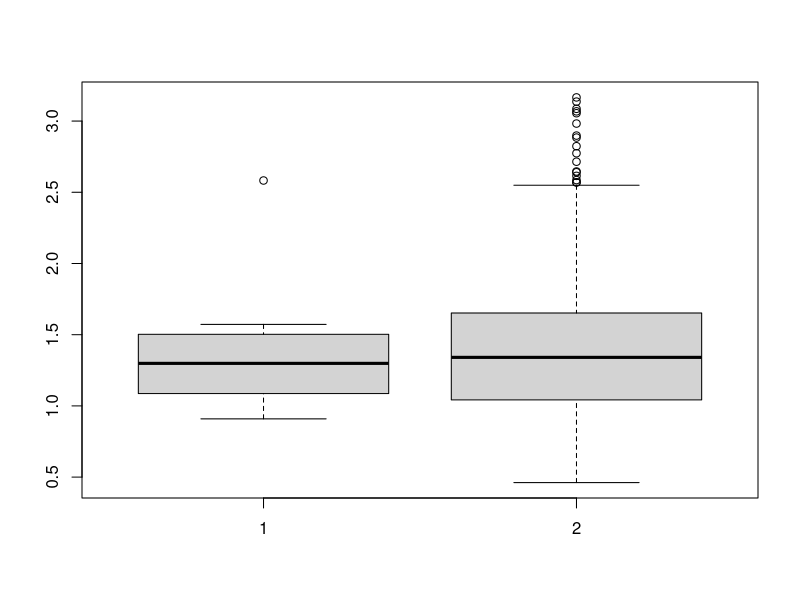
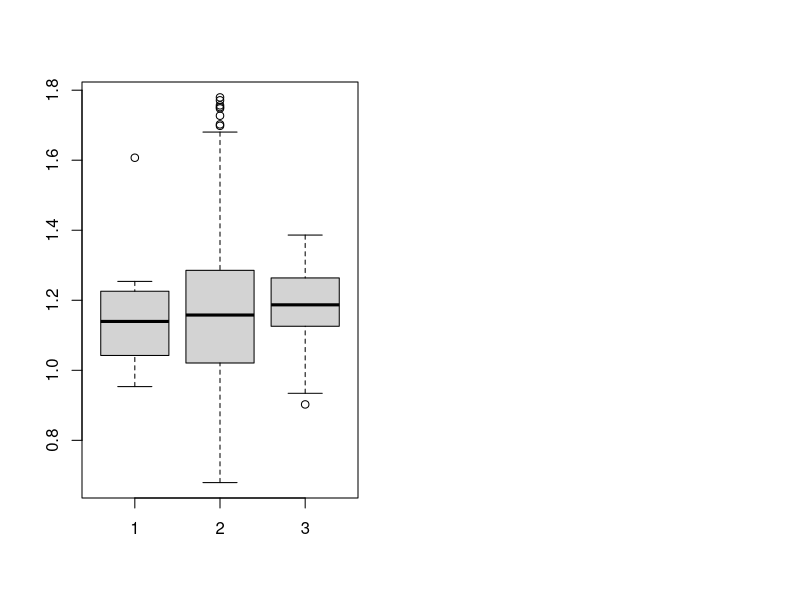

R code for these plots, in order:
library(MASS)
data("biopsy")

#K-fold cross-validation method: 
#1. We divide data into k (generally 10) equivocal, disjoint subsets, assigning 
#each observation to a set at random.
#2. Each subset will serve as a test set, a other observations as 
#the corresponding training set. 
#3. Instead of keeping observations in variables from the test set, 
#it's a good idea to keep the corresponding row numbers to get a training set easily.
#4. The cut function with the labels = FALSE attribute is useful here.

only.numeric <- sapply(biopsy, is.numeric)
dane_biopsy <- biopsy[, only.numeric]
dane_biopsy <- na.omit(dane_biopsy)

#K-fold cross-validation
podzial <- cut(1:nrow(dane_biopsy), 10, labels=F)
podzial <- sample(podzial)
bledy.kfold <- numeric(10) #keep estimated MSE
bledy.treningowe <- numeric(10) 

for(i in 1:10){
  train.set <- which(podzial != i)
  test.set <- which(podzial == i)
  cv.model <- lm(V2~., dane_biopsy[train.set,])
  cv.pred <- predict(cv.model, newdata=dane_biopsy[test.set,])
  
  bledy.kfold[i] <- mean((cv.pred-dane_biopsy[test.set,"V2"])^2)
  bledy.treningowe[i] <- mean((cv.model$residuals)^2)
}
bledy.kfold
bledy.treningowe

# Monte Carlo method cross-validation: 
#1. We create many (e.g. 1000) test sets, containing e.g. 1/10 of observations per set, 
#each time selecting a test set randomly (without returning).
#2. As in the previous method, each test set corresponds to a training set composed of the others
#observations.

bledy.MC <- numeric(1000) #keep estimated MSE
bledy.treningowe <- numeric(1000) 

for(i in 1:1000){
  podzial = sample(1:nrow(dane_biopsy), round(nrow(dane_biopsy)/10))
  train.set <- (1:nrow(dane_biopsy))[-podzial]
  test.set <- podzial
  cv.model <- lm(V2~., dane_biopsy, subset=train.set)
  cv.pred <- predict(cv.model, newdata=dane_biopsy[test.set,])
  
  bledy.MC[i] <- mean((cv.pred - dane_biopsy[test.set,"V2"])^2)
  bledy.treningowe[i] <- mean((cv.model$residuals)^2)
}

bledy.MC
bledy.treningowe

boxplot(bledy.kfold, bledy.MC)
par(mfrow=c(1,2))
density(bledy.kfold)
density(bledy.MC)


# Finally, compare the results of your k-fold method with the train function from the caret package. 
install.packages("caret")
library(caret)

train.control <- trainControl(method = "cv", number = 10)
kfold.train <- train(V2~., data = dane_biopsy, method = "lm", trControl = train.control)
print(kfold.train)
sqrt(mean(bledy.kfold))

kfold.train.rmse = kfold.train$resample$RMSE
my.rmse = sqrt(bledy.kfold)
my.rmse.MC = sqrt(bledy.MC)

boxplot(list(my.rmse, my.rmse.MC, kfold.train.rmse))
kfold.train$finalModel


